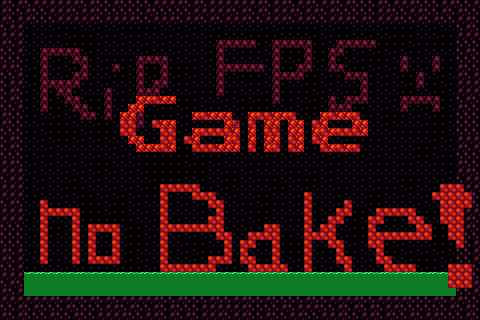

Rendered tile map (Tiled .tmx) drawn with the repository's tilesets; below, a short description and the map source with its tile grids summarised:
An orthogonal 60x40 tile map with 8x8 px tiles, 3 tile layers (Background, Background, Background).

<map version="1.5" tiledversion="1.7.2" orientation="orthogonal" renderorder="right-down" width="60" height="40" tilewidth="8" tileheight="8" infinite="0" nextlayerid="4" nextobjectid="1">
 <editorsettings>
  <export target="../../assets/levels/IntroScene.xml" format="tmx" />
 </editorsettings>
 <properties>
  <property name="Name" value="Intro Map" />
 </properties>
 <tileset firstgid="1" source="TileSet.tsx" />
 <layer id="1" name="Background" width="60" height="40">
  <data>[2400 cells, 2400 non-empty, 9 distinct tile ids]</data>
 </layer>
 <layer id="2" name="Background" width="60" height="40">
  <data>[2400 cells, 99 non-empty, 5 distinct tile ids]</data>
 </layer>
 <layer id="3" name="Background" width="60" height="40">
  <data>[2400 cells, 181 non-empty, 1 distinct tile ids]</data>
 </layer>
</map>
